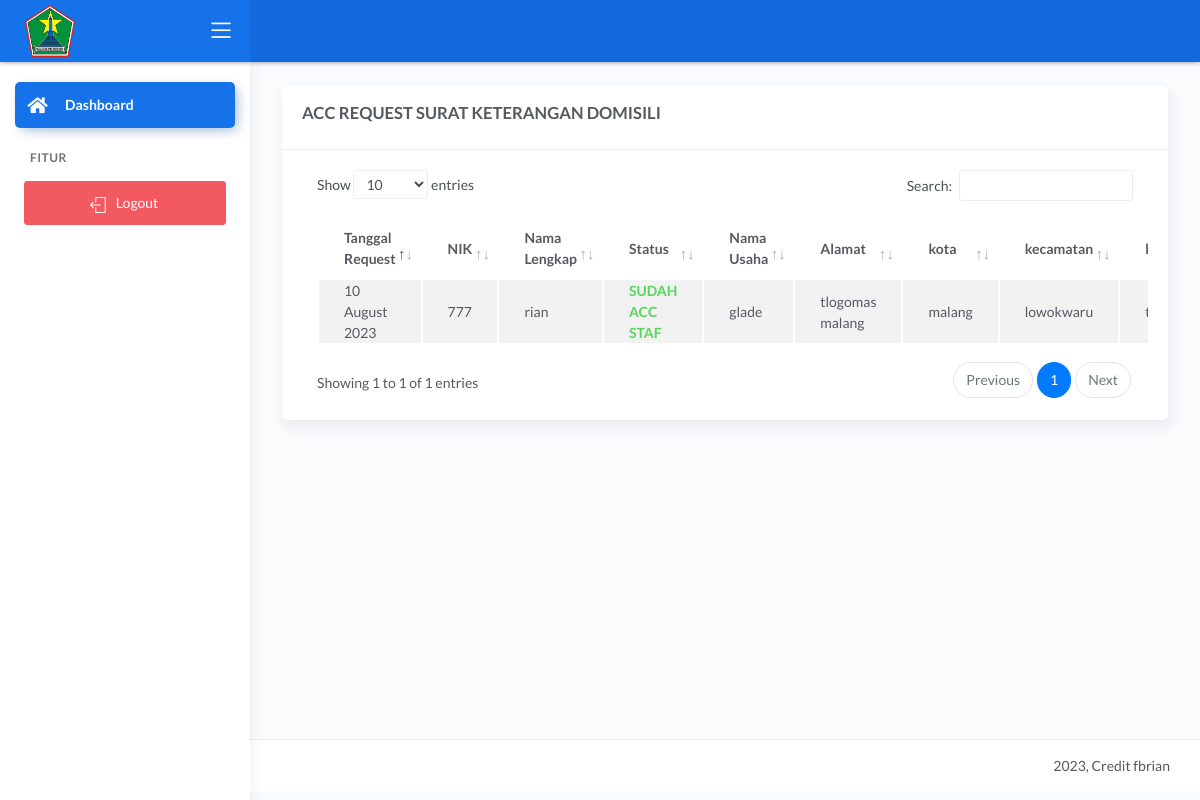
Screenshot of /demo1/main.php?halaman=belum_acc_skd (signed in) with the database file from the repository.
### tables this page shows
CREATE TABLE `t_skdu` (
  `id_skdu` int NOT NULL,
  `nama` varchar(30) DEFAULT NULL,
  `tempat` varchar(30) DEFAULT NULL,
  `tgl_lahir` date DEFAULT NULL,
  `jk` varchar(30) DEFAULT NULL,
  `agama` varchar(30) DEFAULT NULL,
  `pekerjaan` varchar(30) DEFAULT NULL,
  `alamat` varchar(30) DEFAULT NULL,
  `kelurahan` varchar(30) DEFAULT NULL,
  `kecamatan` varchar(30) DEFAULT NULL,
  `kota` varchar(30) DEFAULT NULL,
  `nama_usaha` varchar(30) DEFAULT NULL,
  `surat_keterangan` varchar(30) DEFAULT NULL,
  `bidang_surat` varchar(30) DEFAULT NULL,
  `nomer_surat` varchar(30) DEFAULT NULL,
  `keterangan` varchar(60) DEFAULT NULL,
  `acc` date DEFAULT NULL,
  `nik` varchar(16) DEFAULT NULL,
  `tanggal_request` timestamp NOT NULL DEFAULT CURRENT_TIMESTAMP ON UPDATE CURRENT_TIMESTAMP,
  `nik_user` varchar(16) NOT NULL,
  `request` varchar(20) NOT NULL,
  `status` int NOT NULL,
  `keperluan` varchar(255) NOT NULL
);

### demo1/belum_acc_skd.php (the view, shortened to what this page needs)
<?php include '../konek.php'; ?>
<link href="css/sweetalert.css" rel="stylesheet" type="text/css">
<div class="page-inner">
	<div class="row">
		<div class="col-md-12">
			<div class="card">
				<div class="card-header">
					<div class="d-flex align-items-center">
						<h4 class="fw-bold text-uppercase"> acc request surat keterangan domisili</h4>
					</div>
				</div>
				<form action="" method="POST">
					<div class="card-body">
						<div class="table-responsive">
							<table id="add7" class="display table table-striped table-hover">
								<thead>
									<tr>
										<th>Tanggal Request</th>
										<th>NIK</th>
										<th>Nama Lengkap</th>
										<th>Status</th>
										<th>Nama Usaha</th>
										<th>Alamat</th>
										<th>kota</th>
										<th>kecamatan</th>
										<th>kelurahan</th>
									</tr>
								</thead>
								<tbody>
									<?php
									$sql = "SELECT * FROM t_skdu  where status=1";
									$query = mysqli_query($konek, $sql);
									while ($data = mysqli_fetch_array($query, MYSQLI_BOTH)) {
										$tgl = $data['tanggal_request'];
										$format = date('d F Y', strtotime($tgl));
										$nik = $data['nik'];
										$nama = $data['nama'];
										$status = $data['status'];
										$nama_usaha = $data['nama_usaha'];
										$alamat = $data['alamat'];
										$kota = $data['kota'];
										$kecamatan = $data['kecamatan'];
										$kelurahan = $data['kelurahan'];
										if ($status == "1") {
											$status = "Sudah ACC Staf";
										} elseif ($status == "0") {
											$status = "BELUM ACC";
										}
									?>
										<tr>
											<td><?php echo $format; ?></td>
											<td><?php echo $nik; ?></td>
											<td><?php echo $nama; ?></td>
											<td class="fw-bold text-uppercase text-success op-8"><?php echo $status; ?></td>
											<td><?php echo $nama_usaha; ?></td>
											<td><?php echo $alamat; ?></td>
											<td><?php echo $kota; ?></td>
											<td><?php echo $kecamatan; ?></td>
											<td><?php echo $kelurahan; ?></td>
										</tr>
									<?php
									}
									?>
								</tbody>
							</table>
						</div>
					</div>
				</form>
			</div>
		</div>
	</div>
</div>

### rows the page displays
t_skdu: tanggal_request "10 August 2023", nik "777", nama "rian", status "SUDAH ACC STAF", nama_usaha "glade", alamat "tlogomas malang", kota "malang", kecamatan "lowokwaru"
